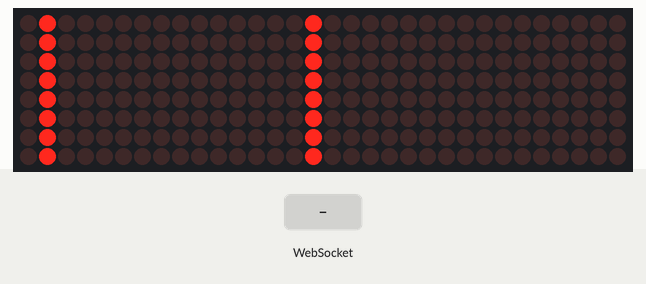
This sketch was run on a simulated ESP32. On the bench: 32×8 LED matrix. The inputs (shaded band) are chosen by the test bench. WiFi joins after 1.5 s; servers stay silent unless stated; what the sketch prints to the serial monitor is not drawn.

Above: at 3.2 s.
3.3 s: WebSocket text "1" received
Timing chart, 0 to 6.3 s (numbered marks = the images above; inputs shaded):
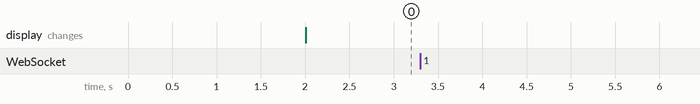

Measured:
- after the input at 3.3 s, every drawn part: stays the same

The sketch:

server.ino
```cpp
#include <WiFi.h>
#include <MD_MAX72xx.h>
#include <Base64.h>
#include <ESPAsyncWebServer.h>

#define HARDWARE_TYPE MD_MAX72XX::FC16_HW
#define MAX_DEVICES 4 // 4 blocks

#define CLK_PIN   18 // VSPI_SCK
#define DATA_PIN  23 // VSPI_MOSI
#define CS_PIN    5  // VSPI_SS

const char* ssid = "";
const char* password = "";

int dataig[16] = {0};

// Create AsyncWebServer object on port 80
AsyncWebServer server(80);

// Create a WebSocket object
AsyncWebSocket ws("/ws");

// create an instance of the MD_Parola class
MD_MAX72XX ledMatrix = MD_MAX72XX(HARDWARE_TYPE, DATA_PIN, CLK_PIN, CS_PIN, MAX_DEVICES);

void handleWebSocketMessage(void *arg, uint8_t *data, size_t len) {
  AwsFrameInfo *info = (AwsFrameInfo*)arg;
  if (info->final && info->index == 0 && info->len == len && info->opcode == WS_BINARY) {

    for (int i = 0; i < 32; i++) {
      dataig[i] = data[i];
    }
  }
}


void onEvent(AsyncWebSocket *server, AsyncWebSocketClient *client, AwsEventType type, void *arg, uint8_t *data, size_t len) {
  switch (type) {
    case WS_EVT_CONNECT:
      Serial.printf("WebSocket client #%u connected from %s\n", client->id(), client->remoteIP().toString().c_str());
      break;
    case WS_EVT_DISCONNECT:
      Serial.printf("WebSocket client #%u disconnected\n", client->id());
      break;
    case WS_EVT_DATA:
      handleWebSocketMessage(arg, data, len);
      break;
    case WS_EVT_PONG:
    case WS_EVT_ERROR:
      break;
  }
}

void setup() {
  Serial.begin(9600);
  WiFi.mode(WIFI_STA);
  WiFi.begin(ssid, password);
  Serial.print("Connecting to WiFi ..");
  while (WiFi.status() != WL_CONNECTED) {
    Serial.print('.');
    delay(1000);
  }

  Serial.println(WiFi.localIP());

  ledMatrix.begin();         // initialize the object
  for (int i = 0; i < 32; i++) {
    ledMatrix.setColumn(i, 0);
  }

  ws.onEvent(onEvent);
  server.addHandler(&ws);

  // Web Server Root URL
  server.begin();
}

void loop() {
  for (int i = 0; i < 32; i++) {
    ledMatrix.setColumn(i, (1 << dataig[i]) - 1);
  }
  // ws.cleanupClients();
}
```
